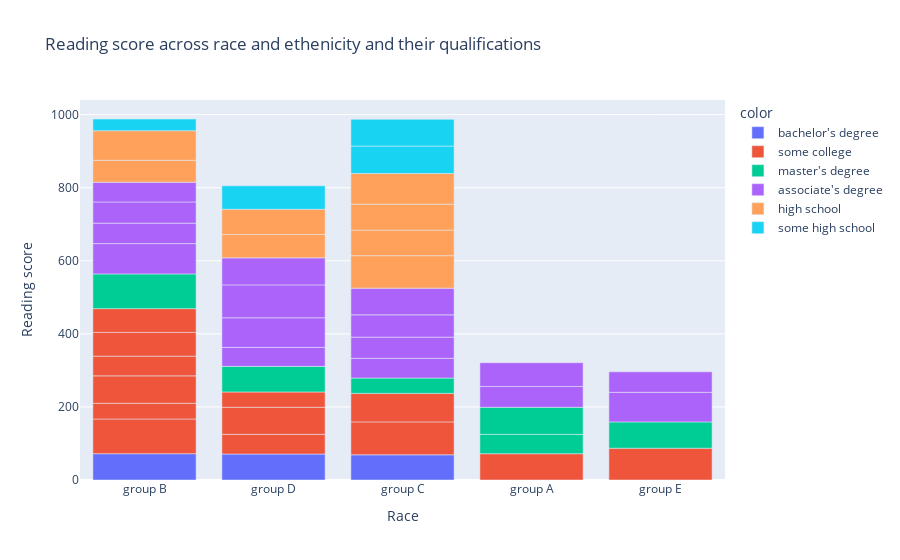

Notebook code cell kept with this figure:
### Code cell
df = studentper.iloc[:50,:]
fig =px.bar(x=df['race/ethnicity'],y =df['reading score'],color=df['parental level of education'],
                            title = 'Reading score across race and ethenicity and their qualifications',
                            text =df['reading score'],labels={'x':'Race','y':'Reading score'})
fig.show()

### Figure 1 — Plotly figure (JSON) as saved in the notebook; plotly's stock layout.template omitted (floating-point values rounded to 4 significant figures)
{"data": [{"alignmentgroup": "True", "hovertemplate": "color=bachelor's degree<br>Race=%{x}<br>Reading score=%{y}<extra></extra>", "legendgroup": "bachelor's degree", "marker": {"color": "#636efa", "pattern": {"shape": ""}}, "name": "bachelor's degree", "offsetgroup": "bachelor's degree", "orientation": "v", "showlegend": true, "textposition": "auto", "type": "bar", "x": ["group B", "group D", "group C"], "xaxis": "x", "y": [72, 71, 69], "yaxis": "y"}, {"alignmentgroup": "True", "hovertemplate": "color=some college<br>Race=%{x}<br>Reading score=%{y}<extra></extra>", "legendgroup": "some college", "marker": {"color": "#EF553B", "pattern": {"shape": ""}}, "name": "some college", "offsetgroup": "some college", "orientation": "v", "showlegend": true, "textposition": "auto", "type": "bar", "x": ["group C", "group C", "group B", "group B", "group A", "group B", "group D", "group B", "group D", "group B", "group D", "group E", "group B"], "xaxis": "x", "y": [90, 78, 95, 43, 72, 75, 54, 54, 74, 65, 42, 87, 65], "yaxis": "y"}, {"alignmentgroup": "True", "hovertemplate": "color=master's degree<br>Race=%{x}<br>Reading score=%{y}<extra></extra>", "legendgroup": "master's degree", "marker": {"color": "#00cc96", "pattern": {"shape": ""}}, "name": "master's degree", "offsetgroup": "master's degree", "orientation": "v", "showlegend": true, "textposition": "auto", "type": "bar", "x": ["group B", "group A", "group C", "group A", "group D", "group E"], "xaxis": "x", "y": [95, 53, 42, 74, 70, 72], "yaxis": "y"}, {"alignmentgroup": "True", "hovertemplate": "color=associate's degree<br>Race=%{x}<br>Reading score=%{y}<extra></extra>", "legendgroup": "associate's degree", "marker": {"color": "#ab63fa", "pattern": {"shape": ""}}, "name": "associate's degree", "offsetgroup": "associate's degree", "orientation": "v", "showlegend": true, "textposition": "auto", "type": "bar", "x": ["group A", "group B", "group C", "group D", "group C", "group E", "group D", "group D", "group B", "group C", "group C", "group B", "group E", "group B", "group A", "group D"], "xaxis": "x", "y": [57, 83, 54, 52, 58, 81, 81, 90, 56, 61, 73, 58, 56, 54, 65, 74], "yaxis": "y"}, {"alignmentgroup": "True", "hovertemplate": "color=high school<br>Race=%{x}<br>Reading score=%{y}<extra></extra>", "legendgroup": "high school", "marker": {"color": "#FFA15A", "pattern": {"shape": ""}}, "name": "high school", "offsetgroup": "high school", "orientation": "v", "showlegend": true, "textposition": "auto", "type": "bar", "x": ["group D", "group B", "group B", "group C", "group D", "group C", "group C", "group C"], "xaxis": "x", "y": [64, 60, 81, 89, 69, 70, 71, 84], "yaxis": "y"}, {"alignmentgroup": "True", "hovertemplate": "color=some high school<br>Race=%{x}<br>Reading score=%{y}<extra></extra>", "legendgroup": "some high school", "marker": {"color": "#19d3f3", "pattern": {"shape": ""}}, "name": "some high school", "offsetgroup": "some high school", "orientation": "v", "showlegend": true, "textposition": "auto", "type": "bar", "x": ["group C", "group B", "group C", "group D"], "xaxis": "x", "y": [75, 32, 73, 64], "yaxis": "y"}], "layout": {"barmode": "relative", "legend": {"title": {"text": "color"}, "tracegroupgap": 0}, "title": {"text": "Reading score across race and ethenicity and their qualifications"}, "xaxis": {"anchor": "y", "domain": [0, 1], "title": {"text": "Race"}}, "yaxis": {"anchor": "x", "domain": [0, 1], "title": {"text": "Reading score"}}}}
